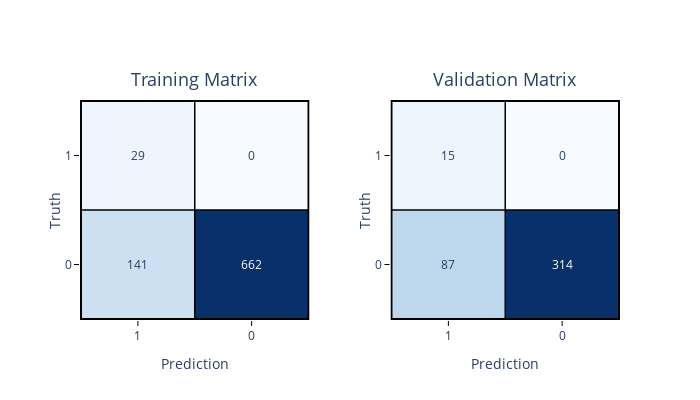

Write notebook code for a chart like this one.
### Code cell
from eppi_text_classification import binary_train_valid_confusion_plotly

binary_train_valid_confusion_plotly(
    y_train,
    y_train_pred,
    y_test,
    y_test_pred,
    postive_label="Included",
    negative_label="Excluded",
)

### Figure 1 — Plotly figure (JSON) as saved in the notebook; plotly's stock layout.template omitted (floating-point values rounded to 4 significant figures)
{"data": [{"colorscale": [[0, "rgb(247,251,255)"], [0.125, "rgb(222,235,247)"], [0.25, "rgb(198,219,239)"], [0.375, "rgb(158,202,225)"], [0.5, "rgb(107,174,214)"], [0.625, "rgb(66,146,198)"], [0.75, "rgb(33,113,181)"], [0.875, "rgb(8,81,156)"], [1, "rgb(8,48,107)"]], "hoverinfo": "text", "showscale": false, "text": [["Truth: Excluded<br>Prediction: Included<br>Total: 141", "Truth: Excluded<br>Prediction: Excluded<br>Total: 662"], ["Truth: Included<br>Prediction: Included<br>Total: 29", "Truth: Included<br>Prediction: Excluded<br>Total: 0"]], "type": "heatmap", "x": ["0", "1"], "xaxis": "x", "y": ["0", "1"], "yaxis": "y", "z": [[141, 662], [29, 0]]}, {"colorscale": [[0, "rgb(247,251,255)"], [0.125, "rgb(222,235,247)"], [0.25, "rgb(198,219,239)"], [0.375, "rgb(158,202,225)"], [0.5, "rgb(107,174,214)"], [0.625, "rgb(66,146,198)"], [0.75, "rgb(33,113,181)"], [0.875, "rgb(8,81,156)"], [1, "rgb(8,48,107)"]], "hoverinfo": "text", "showscale": false, "text": [["Truth: Excluded<br>Prediction: Included<br>Total: 87", "Truth: Excluded<br>Prediction: Excluded<br>Total: 314"], ["Truth: Included<br>Prediction: Included<br>Total: 15", "Truth: Included<br>Prediction: Excluded<br>Total: 0"]], "type": "heatmap", "x": ["0", "1"], "xaxis": "x2", "y": ["0", "1"], "yaxis": "y2", "z": [[87, 314], [15, 0]]}], "layout": {"annotations": [{"font": {"size": 18}, "showarrow": false, "text": "Training Matrix", "x": 0.2125, "xanchor": "center", "xref": "paper", "y": 1.03, "yanchor": "bottom", "yref": "paper"}, {"font": {"size": 18}, "showarrow": false, "text": "Validation Matrix", "x": 0.7875, "xanchor": "center", "xref": "paper", "y": 1.03, "yanchor": "bottom", "yref": "paper"}, {"font": {"color": " dark blue"}, "showarrow": false, "text": "141", "x": "0", "xref": "x", "y": "0", "yref": "y"}, {"font": {"color": "white"}, "showarrow": false, "text": "662", "x": "1", "xref": "x", "y": "0", "yref": "y"}, {"font": {"color": " dark blue"}, "showarrow": false, "text": "29", "x": "0", "xref": "x", "y": "1", "yref": "y"}, {"font": {"color": " dark blue"}, "showarrow": false, "text": "0", "x": "1", "xref": "x", "y": "1", "yref": "y"}, {"font": {"color": " dark blue"}, "showarrow": false, "text": "87", "x": "0", "xref": "x2", "y": "0", "yref": "y2"}, {"font": {"color": "white"}, "showarrow": false, "text": "314", "x": "1", "xref": "x2", "y": "0", "yref": "y2"}, {"font": {"color": " dark blue"}, "showarrow": false, "text": "15", "x": "0", "xref": "x2", "y": "1", "yref": "y2"}, {"font": {"color": " dark blue"}, "showarrow": false, "text": "0", "x": "1", "xref": "x2", "y": "1", "yref": "y2"}], "autosize": false, "height": 400, "shapes": [{"line": {"color": "black", "width": 2}, "type": "rect", "x0": -0.5, "x1": 1.5, "xref": "x", "y0": -0.5, "y1": 1.5, "yref": "y"}, {"line": {"color": "black", "width": 1.5}, "type": "line", "x0": -0.5, "x1": 1.5, "xref": "x", "y0": 0.5, "y1": 0.5, "yref": "y"}, {"line": {"color": "black", "width": 1.5}, "type": "line", "x0": 0.5, "x1": 0.5, "xref": "x", "y0": -0.5, "y1": 1.5, "yref": "y"}, {"line": {"color": "black", "width": 2}, "type": "rect", "x0": -0.5, "x1": 1.5, "xref": "x2", "y0": -0.5, "y1": 1.5, "yref": "y2"}, {"line": {"color": "black", "width": 1.5}, "type": "line", "x0": -0.5, "x1": 1.5, "xref": "x2", "y0": 0.5, "y1": 0.5, "yref": "y2"}, {"line": {"color": "black", "width": 1.5}, "type": "line", "x0": 0.5, "x1": 0.5, "xref": "x2", "y0": -0.5, "y1": 1.5, "yref": "y2"}], "width": 700, "xaxis": {"anchor": "y", "domain": [0, 0.425], "mirror": true, "tickcolor": "black", "ticklen": 5, "tickmode": "array", "ticks": "outside", "ticktext": ["1", "0"], "tickvals": [0, 1], "tickwidth": 1, "title": {"text": "Prediction"}}, "xaxis2": {"anchor": "y2", "domain": [0.575, 1], "mirror": true, "tickcolor": "black", "ticklen": 5, "tickmode": "array", "ticks": "outside", "ticktext": ["1", "0"], "tickvals": [0, 1], "tickwidth": 1, "title": {"text": "Prediction"}}, "yaxis": {"anchor": "x", "domain": [0, 1], "mirror": true, "tickcolor": "black", "ticklen": 5, "tickmode": "array", "ticks": "outside", "ticktext": ["0", "1"], "tickvals": [0, 1], "tickwidth": 1, "title": {"standoff": 0.3, "text": "Truth"}}, "yaxis2": {"anchor": "x2", "domain": [0, 1], "mirror": true, "tickcolor": "black", "ticklen": 5, "tickmode": "array", "ticks": "outside", "ticktext": ["0", "1"], "tickvals": [0, 1], "tickwidth": 1, "title": {"standoff": 0.3, "text": "Truth"}}}}
